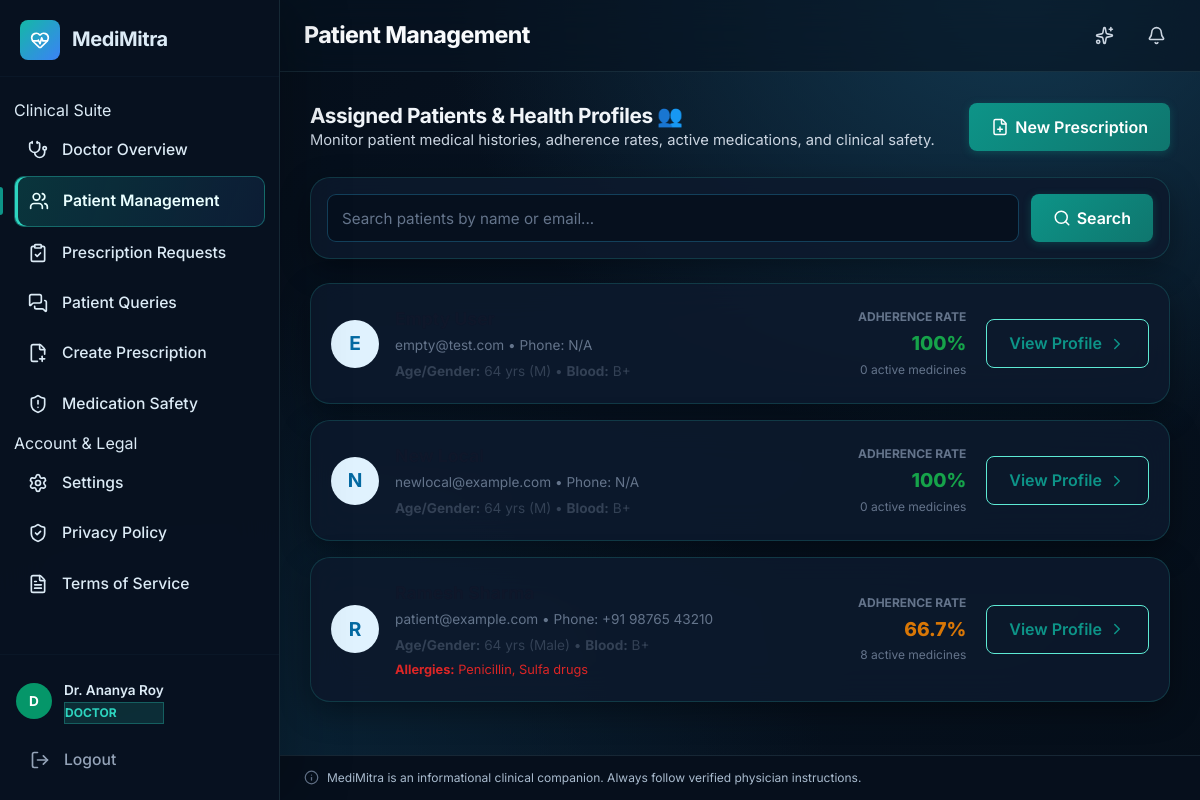
Page /doctor/patients (signed in) on the committed database.
### tables this page shows
CREATE TABLE users (
    id INTEGER PRIMARY KEY AUTOINCREMENT,
    username TEXT UNIQUE NOT NULL,
    email TEXT UNIQUE NOT NULL,
    password_hash TEXT NOT NULL,
    full_name TEXT NOT NULL,
    role TEXT NOT NULL DEFAULT 'patient',  -- 'patient' or 'caregiver'
    phone TEXT,
    created_at TIMESTAMP DEFAULT CURRENT_TIMESTAMP,
    updated_at TIMESTAMP DEFAULT CURRENT_TIMESTAMP
, is_active INTEGER DEFAULT 1, language TEXT DEFAULT en, auto_camera INTEGER DEFAULT 1);

### routes/doctor.py (the view)
@doctor_bp.get("/patients")
@login_required
def patients():
    profile = _require_verified_doctor()
    if not profile:
        abort(403)
    search = request.args.get("q", "").strip()
    query = """
        SELECT u.id, u.full_name, u.email, u.phone,
               pp.age, pp.gender, pp.blood_group, pp.allergies, pp.conditions,
               COUNT(DISTINCT m.id) as active_medicines,
               ROUND(SUM(CASE WHEN dl.status = 'taken' THEN 1.0 ELSE 0.0 END) * 100.0 / NULLIF(COUNT(dl.id), 0), 1) as adherence_rate
        FROM users u
        LEFT JOIN patient_profiles pp ON pp.user_id = u.id
        LEFT JOIN medicines m ON m.user_id = u.id
        LEFT JOIN dose_logs dl ON dl.user_id = u.id
        WHERE u.role = 'patient'
    """
    params = []
    if search:
        query += " AND (u.full_name LIKE ? OR u.email LIKE ?)"
        params.extend([f"%{search}%", f"%{search}%"])
    query += " GROUP BY u.id ORDER BY u.full_name"
    patient_list = query_db(query, params)
    return render_template("doctor_patients.html", patients=patient_list, search=search)

### templates/doctor_patients.html (shortened to what this page needs)
{% extends "base.html" %}
{% block page_title %}Patient Management{% endblock %}
{% block content %}
<div style="max-width: 1000px; margin: 0 auto;">
    <div style="display:flex; justify-content:space-between; align-items:center; flex-wrap:wrap; gap:16px; margin-bottom: 24px;">
        <div>
            <h2>Assigned Patients &amp; Health Profiles 👥</h2>
            <p style="color:#64748b;">Monitor patient medical histories, adherence rates, active medications, and clinical safety.</p>
        </div>
        <a href="{{ url_for('doctor.create_prescription') }}" class="btn btn-primary" style="display:inline-flex; align-items:center; gap:6px;">
            <i data-lucide="file-plus"></i>
            <span>New Prescription</span>
        </a>
    </div>
    <div class="card" style="padding:16px; margin-bottom:24px;">
        <form method="GET" style="display:flex; gap:12px;">
            <input type="text" name="q" value="{{ search }}" placeholder="Search patients by name or email..." style="flex:1; padding:10px 14px; border:1px solid #cbd5e1; border-radius:8px; font-size:0.95rem;">
            <button type="submit" class="btn btn-primary" style="display:inline-flex; align-items:center; gap:6px;">
                <i data-lucide="search" style="width:16px; height:16px;"></i>
                <span>Search</span>
            </button>
        </form>
    </div>
    <div style="display:flex; flex-direction:column; gap:16px;">
        {% if patients %}
            {% for p in patients %}
            <div class="card" style="padding:20px; display:flex; justify-content:space-between; align-items:center; flex-wrap:wrap; gap:16px;">
                <div style="display:flex; align-items:center; gap:16px;">
                    <div style="background:#e0f2fe; color:#0369a1; width:48px; height:48px; border-radius:50%; display:flex; align-items:center; justify-content:center; font-weight:700; font-size:1.2rem;">
                        {{ p.full_name[0] | upper }}
                    </div>
                    <div>
                        <div style="font-weight:700; font-size:1.1rem; color:#0f172a;">{{ p.full_name }}</div>
                        <div style="font-size:0.85rem; color:#64748b;">
                            {{ p.email }} • Phone: {{ p.phone or 'N/A' }}
                        </div>
                        <div style="font-size:0.85rem; color:#334155; margin-top:4px;">
                            <strong>Age/Gender:</strong> {{ p.age or '64' }} yrs ({{ p.gender or 'M' }}) •
                            <strong>Blood:</strong> {{ p.blood_group or 'B+' }}
                        </div>
                        {% if p.allergies %}
                        <div style="font-size:0.8rem; color:#dc2626; margin-top:2px;">
                            <strong>Allergies:</strong> {{ p.allergies }}
                        </div>
                        {% endif %}
                    </div>
                </div>
                <div style="display:flex; align-items:center; gap:20px;">
                    <div style="text-align:right;">
                        <div style="font-size:0.75rem; color:#64748b; font-weight:700; text-transform:uppercase;">Adherence Rate</div>
                        <div style="font-size:1.2rem; font-weight:800; color:{% if (p.adherence_rate or 100) >= 80 %}#16a34a{% elif (p.adherence_rate or 100) >= 60 %}#d97706{% else %}#dc2626{% endif %};">
                            {{ p.adherence_rate or 100 }}%
                        </div>
                        <div style="font-size:0.75rem; color:#64748b;">{{ p.active_medicines or 0 }} active medicines</div>
                    </div>
                    <a href="{{ url_for('doctor.patient_detail', patient_id=p.id) }}" class="btn btn-outline" style="display:inline-flex; align-items:center; gap:6px;">
                        <span>View Profile</span>
                        <i data-lucide="chevron-right" style="width:16px; height:16px;"></i>
                    </a>
                </div>
            </div>
            {% endfor %}
        {% else %}
            <div class="card" style="text-align:center; padding:48px; color:#64748b;">
                <p style="margin:0; font-weight:600;">No patients found matching your search.</p>
            </div>
        {% endif %}
    </div>
</div>
{% endblock %}

### templates/base.html (shortened to what this page needs)
<!DOCTYPE html>
<html lang="en">
<head>
    <link rel="stylesheet" href="{{ url_for('static', filename='css/style.css') }}">
    <link rel="stylesheet" href="{{ url_for('static', filename='css/responsive.css') }}">
</head>
<body>
    {% if current_user %}
    <aside class="sidebar" id="sidebar">
        <div class="sidebar-header">
            <div class="logo">
                <div class="logo-icon">
                    <i data-lucide="heart-pulse"></i>
                </div>
                <span class="logo-text">MediMitra</span>
            </div>
        </div>
        <nav class="sidebar-nav">
            <ul>
                {% if current_user.role == 'patient' %}
                <li class="nav-section-label"><span>Patient Care</span></li>
                <li><a href="{{ url_for('dashboard.index') }}" class="nav-link {% if request.endpoint == 'dashboard.index' %}active{% endif %}"><i data-lucide="layout-dashboard"></i><span>Health Overview</span></a></li>
                <li><a href="{{ url_for('scanner.medicine_scan') }}" class="nav-link {% if request.endpoint == 'scanner.medicine_scan' %}active{% endif %}"><i data-lucide="scan"></i><span>AI Medicine Scanner</span></a></li>
                <li><a href="{{ url_for('scanner.scan') }}" class="nav-link {% if request.endpoint == 'scanner.scan' %}active{% endif %}"><i data-lucide="file-text"></i><span>Prescription Scanner</span></a></li>
                <li><a href="{{ url_for('prescriptions.index') }}" class="nav-link {% if request.endpoint == 'prescriptions.index' %}active{% endif %}"><i data-lucide="file-check-2"></i><span>My Prescriptions</span></a></li>
                <li><a href="{{ url_for('medicines.index') }}" class="nav-link {% if request.endpoint and 'medicines' in request.endpoint %}active{% endif %}"><i data-lucide="pill"></i><span>Medicine Cabinet</span></a></li>
                <li><a href="{{ url_for('schedule.index') }}" class="nav-link {% if request.endpoint and 'schedule' in request.endpoint %}active{% endif %}"><i data-lucide="calendar-clock"></i><span>Smart Reminders</span></a></li>
                <li><a href="{{ url_for('assistant.index') }}" class="nav-link {% if request.endpoint and 'assistant' in request.endpoint %}active{% endif %}"><i data-lucide="bot"></i><span>AI Health Assistant</span></a></li>
                <li><a href="{{ url_for('queries.patient_queries') }}" class="nav-link {% if request.endpoint and 'queries' in request.endpoint %}active{% endif %}"><i data-lucide="message-square-plus"></i><span>Ask My Doctor</span></a></li>
                <li><a href="{{ url_for('records.index') }}" class="nav-link {% if request.endpoint and 'records' in request.endpoint %}active{% endif %}"><i data-lucide="clipboard-list"></i><span>Health Records</span></a></li>
                <li><a href="{{ url_for('safety.index') }}" class="nav-link {% if request.endpoint and 'safety' in request.endpoint %}active{% endif %}"><i data-lucide="shield-check"></i><span>Safety Centre</span></a></li>
                <li><a href="{{ url_for('reports.index') }}" class="nav-link {% if request.endpoint and 'reports' in request.endpoint %}active{% endif %}"><i data-lucide="bar-chart-3"></i><span>Adherence Reports</span></a></li>
                {% elif current_user.role == 'doctor' %}
                <li class="nav-section-label"><span>Clinical Suite</span></li>
                <li><a href="{{ url_for('doctor.index') }}" class="nav-link {% if request.endpoint == 'doctor.index' %}active{% endif %}"><i data-lucide="stethoscope"></i><span>Doctor Overview</span></a></li>
                <li><a href="{{ url_for('doctor.patients') }}" class="nav-link {% if request.endpoint in ['doctor.patients', 'doctor.patient_detail'] %}active{% endif %}"><i data-lucide="users"></i><span>Patient Management</span></a></li>
                <li><a href="{{ url_for('doctor.prescriptions') }}" class="nav-link "><i data-lucide="clipboard-check"></i><span>Prescription Requests</span></a></li>
                <li><a href="{{ url_for('doctor.queries') }}" class="nav-link {% if request.endpoint == 'doctor.queries' %}active{% endif %}"><i data-lucide="messages-square"></i><span>Patient Queries</span></a></li>
                <li><a href="{{ url_for('doctor.create_prescription') }}" class="nav-link {% if request.endpoint == 'doctor.create_prescription' %}active{% endif %}"><i data-lucide="file-plus-2"></i><span>Create Prescription</span></a></li>
                <li><a href="{{ url_for('doctor.safety') }}" class="nav-link {% if request.endpoint == 'doctor.safety' %}active{% endif %}"><i data-lucide="shield-alert"></i><span>Medication Safety</span></a></li>
                {% elif current_user.role == 'pharmacist' %}
                <li class="nav-section-label"><span>Pharmacy</span></li>
                <li><a href="{{ url_for('pharmacy.index') }}" class="nav-link {% if request.endpoint and 'pharmacy' in request.endpoint %}active{% endif %}"><i data-lucide="store"></i><span>Pharmacy Overview</span></a></li>
                {% endif %}
                <li class="nav-section-label"><span>Account &amp; Legal</span></li>
                <li><a href="{{ url_for('auth.settings') }}" class="nav-link {% if request.endpoint and 'settings' in request.endpoint %}active{% endif %}"><i data-lucide="settings"></i><span>Settings</span></a></li>
                <li><a href="{{ url_for('api.privacy_policy') }}" class="nav-link"><i data-lucide="shield-check"></i><span>Privacy Policy</span></a></li>
                <li><a href="{{ url_for('api.terms_of_service') }}" class="nav-link"><i data-lucide="file-text"></i><span>Terms of Service</span></a></li>
            </ul>
        </nav>
        <div class="sidebar-footer">
            <div class="user-card">
                <div class="user-avatar" style="background: {% if current_user.role == 'doctor' %}#059669{% elif current_user.role == 'admin' %}#4f46e5{% elif current_user.role == 'caregiver' %}#d97706{% else %}#0284c7{% endif %}; color: white;">
                    {{ current_user.full_name[0] | upper }}
                </div>
                <div class="user-info">
                    <span class="user-name">{{ current_user.full_name }}</span>
                    <span class="user-role badge-role" style="font-size:0.75rem; text-transform:uppercase; font-weight:700; color:{% if current_user.role == 'doctor' %}#059669{% elif current_user.role == 'admin' %}#4f46e5{% elif current_user.role == 'caregiver' %}#d97706{% else %}#0284c7{% endif %};">
                        {{ current_user.role }}
                    </span>
                </div>
            </div>
            <a href="{{ url_for('auth.logout') }}" class="nav-link logout-link">
                <i data-lucide="log-out"></i>
                <span>Logout</span>
            </a>
        </div>
    </aside>
    <main class="main-content" id="mainContent">
        <header class="topbar">
            <div class="topbar-title">
                <h1>{% block page_title %}Dashboard{% endblock %}</h1>
            </div>
            <div class="topbar-actions" style="display:flex; align-items:center; gap:12px;">
                <button type="button" class="icon-btn" onclick="playSplashAnimation(true)" title="Replay 3D Intro & Sound" aria-label="Replay 3D Intro">
                    <i data-lucide="sparkles"></i>
                </button>
                <button class="icon-btn" aria-label="Notifications">
                    <i data-lucide="bell"></i>
                </button>
            </div>
        </header>
        <div class="page-content">
            {% block content %}{% endblock %}
        </div>
        <footer class="disclaimer">
            <i data-lucide="info" style="width:14px;height:14px"></i>
            <span>MediMitra is an informational clinical companion. Always follow verified physician instructions.</span>
        </footer>
    </main>
    {% endif %}
</body>
</html>

### rows in the picture
users: full_name "D", full_name "Dr. Ananya Roy", role "DOCTOR"
users: full_name "E", email "empty@test.com", phone "N/A", age "64", gender "M", blood_group "B+", adherence_rate "100", active_medicines "0"
users: full_name "N", email "newlocal@example.com", phone "N/A", age "64", gender "M", blood_group "B+", adherence_rate "100", active_medicines "0"
users: full_name "R", email "patient@example.com", phone "+91 98765 43210", age "64", gender "Male", blood_group "B+", allergies "Penicillin, Sulfa drugs", adherence_rate "66.7", active_medicines "8"
